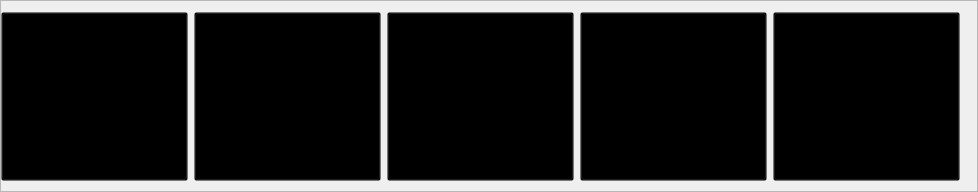
       <widget class="QFrame" name="right_down">
        <property name="sizePolicy">
         <sizepolicy hsizetype="Expanding" vsizetype="Expanding">
          <horstretch>2</horstretch>
          <verstretch>2</verstretch>
         </sizepolicy>
        </property>
        <property name="minimumSize">
         <size>
          <width>0</width>
          <height>190</height>
         </size>
        </property>
        <property name="styleSheet">
         <string notr="true">#right_down{

	background-color: transparent;
	
}</string>
        </property>
        <property name="frameShape">
         <enum>QFrame::StyledPanel</enum>
        </property>
        <property name="frameShadow">
         <enum>QFrame::Raised</enum>
        </property>
        <layout class="QHBoxLayout" name="horizontalLayout_10">
         <property name="leftMargin">
          <number>0</number>
         </property>
         <property name="rightMargin">
          <number>17</number>
         </property>
         <property name="bottomMargin">
          <number>10</number>
         </property>
         <item>
          <widget class="QPushButton" name="smoke_detector">
           <property name="sizePolicy">
            <sizepolicy hsizetype="Expanding" vsizetype="Expanding">
             <horstretch>7</horstretch>
             <verstretch>7</verstretch>
            </sizepolicy>
           </property>
           <property name="minimumSize">
            <size>
             <width>187</width>
             <height>169</height>
            </size>
           </property>
           <property name="styleSheet">
            <string notr="true">#smoke_detector{

	background-color: transparent;
	
	
	
	image: url(:/images/phptps/alarmha-12.svg);

}</string>
           </property>
           <property name="text">
            <string/>
           </property>
          </widget>
         </item>
         <item>
          <widget class="QPushButton" name="temp_warning">
           <property name="sizePolicy">
            <sizepolicy hsizetype="Expanding" vsizetype="Expanding">
             <horstretch>7</horstretch>
             <verstretch>7</verstretch>
            </sizepolicy>
           </property>
           <property name="minimumSize">
            <size>
             <width>187</width>
             <height>169</height>
            </size>
           </property>
           <property name="styleSheet">
            <string notr="true">#temp_warning{

	background-color: transparent;
	image: url(:/images/phptps/alarmha-13.svg);
}</string>
           </property>
           <property name="text">
            <string/>
           </property>
          </widget>
         </item>
         <item>
          <widget class="QPushButton" name="motion_detector_2">
           <property name="sizePolicy">
            <sizepolicy hsizetype="Expanding" vsizetype="Expanding">
             <horstretch>7</horstretch>
             <verstretch>7</verstretch>
            </sizepolicy>
           </property>
           <property name="minimumSize">
            <size>
             <width>187</width>
             <height>169</height>
            </size>
           </property>
           <property name="styleSheet">
            <string notr="true">#motion_detector_2{

background-color: transparent;
	image: url(:/images/phptps/alarmha-14.svg);
}</string>
           </property>
           <property name="text">
            <string/>
           </property>
          </widget>
         </item>
         <item>
          <widget class="QPushButton" name="motion_detector">
           <property name="sizePolicy">
            <sizepolicy hsizetype="Expanding" vsizetype="Expanding">
             <horstretch>7</horstretch>
             <verstretch>7</verstretch>
            </sizepolicy>
           </property>
           <property name="minimumSize">
            <size>
             <width>187</width>
             <height>169</height>
            </size>
           </property>
           <property name="styleSheet">
            <string notr="true">#motion_detector{


background-color: transparent;
	image: url(:/images/phptps/alarmha-14.svg);
}</string>
           </property>
           <property name="text">
            <string/>
           </property>
          </widget>
         </item>
         <item>
          <widget class="QPushButton" name="entray_detector">
           <property name="sizePolicy">
            <sizepolicy hsizetype="Expanding" vsizetype="Expanding">
             <horstretch>7</horstretch>
             <verstretch>4</verstretch>
            </sizepolicy>
           </property>
           <property name="minimumSize">
            <size>
             <width>187</width>
             <height>169</height>
            </size>
           </property>
           <property name="styleSheet">
            <string notr="true">#entray_detector{


	background-color: transparent;
	
	image: url(:/images/phptps/alarmha-16.svg);

}</string>
           </property>
           <property name="text">
            <string/>
           </property>
          </widget>
         </item>
        </layout>
       </widget>
